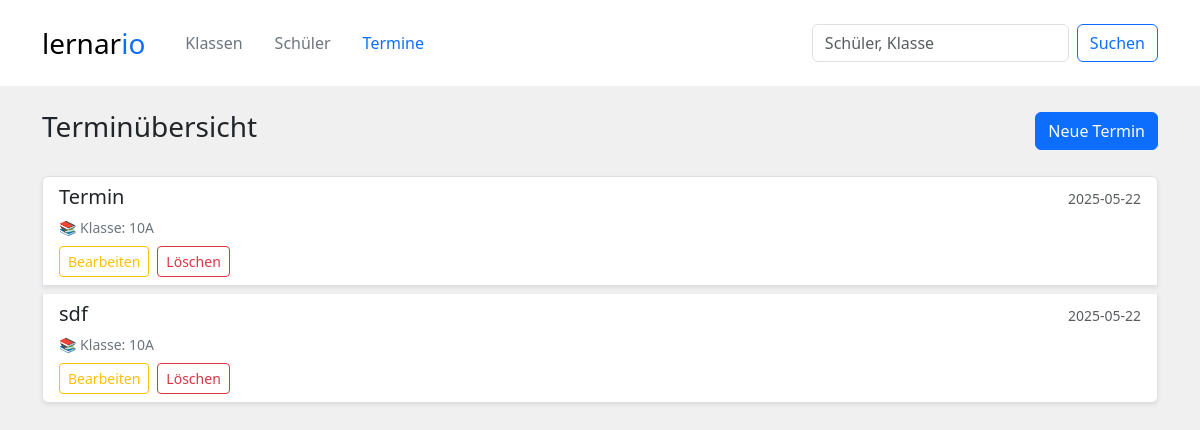
Before: /termine/ with the older database file.
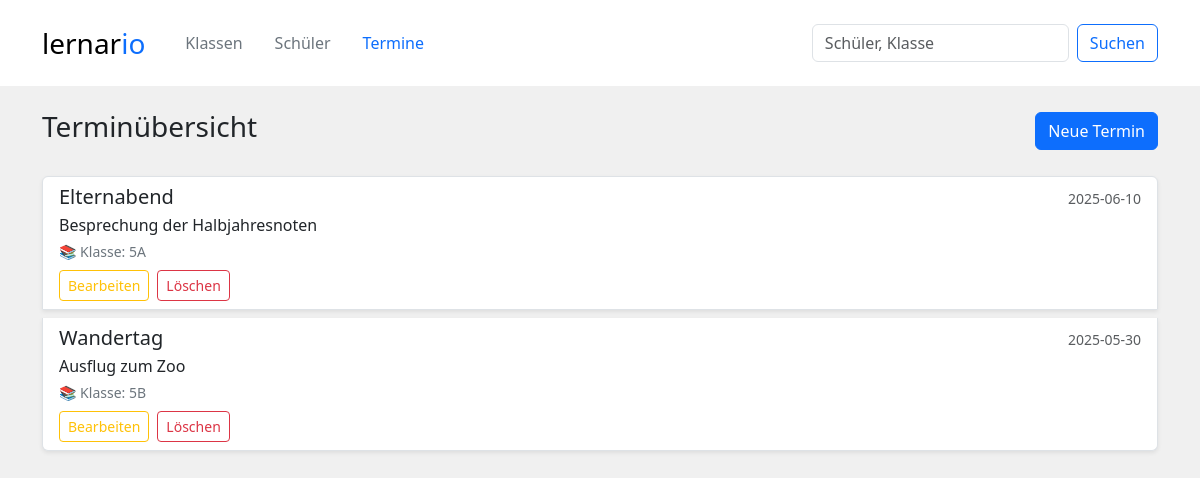
After: the same page with the newer database file.
### tables this page shows
CREATE TABLE termine (
    termin_id INTEGER PRIMARY KEY,
    termin_name TEXT NOT NULL,
    datum DATE NOT NULL,
    klasse_id INTEGER,
    beschreibung TEXT,
    FOREIGN KEY (klasse_id) REFERENCES klassen(klasse_id) ON DELETE CASCADE
);

CREATE TABLE klassen (
    klasse_id INTEGER PRIMARY KEY,
    klassenname TEXT not null
);

### controllers/termine_controller.py (the view)
@termine_bp.route('/')
def uebersicht():
    termine_liste = termine_service.gib_alle_termine()
    return render_template('termine.html', termine_liste=termine_liste, active_page="kalender")

### services/sqllite_db.py (called while the page is built)
def query_db(query, params=(), commit=False):
    with sqlite3.connect(DB_PATH) as conn:
        conn.execute("PRAGMA foreign_keys = ON")#Wichtig damit ON DELETE CASCADE funktioniert
        conn.row_factory = sqlite3.Row
        cursor = conn.cursor()
        cursor.execute(query, params)
        if commit:
            conn.commit()
        data = cursor.fetchall()
        return [dict(row) for row in data]

### services/termine_service.py (called while the page is built)
def gib_alle_termine():
    data = query_db(
        """
        select
            termine.termin_name,
            termine.datum,
            ifnull(termine.beschreibung, '') AS beschreibung,
            klassen.klassenname
            from termine JOIN klassen ON termine.klasse_id = klassen.klasse_id
    """)
    return data

### templates/termine.html (shortened to what this page needs)
{% extends "components/layout.html" %}
{% block content %}
<div class="container py-4">
    <div class="d-flex justify-content-between align-items-center mb-4">
        <h3>Terminübersicht</h3>
        <a href="{{ url_for('termine.uebersicht') }}" class="btn btn-primary">Neue Termin</a>
    </div>
    <div class="list-group">
        {% for termin in termine_liste %}
        <div class="list-group-item list-group-item-action mb-2 shadow-sm">
            <div class="d-flex w-100 justify-content-between align-items-center">
                <h5 class="mb-1">{{ termin.termin_name }}</h5>
                <small class="text-muted">{{ termin.datum }}</small>
            </div>
            <p class="mb-1">{{ termin.beschreibung }}</p>
            <small class="text-secondary">📚 Klasse: {{ termin.klassenname }}</small>
            <div class="mt-2 d-flex gap-2">
                <a href="#" class="btn btn-sm btn-outline-warning">Bearbeiten</a>
                <a href="#" class="btn btn-sm btn-outline-danger">Löschen</a>
            </div>
        </div>
        {% else %}
        <p>Keine Termine gefunden.</p>
        {% endfor %}
    </div>
</div>
{% endblock %}

Changed rows visible on the page:
no longer on this page (row edited): termine: termin_name "Termin", datum "2025-05-22", klassenname "10A"
removed termine: termin_name "sdf", datum "2025-05-22", klassenname "10A"
added termine: termin_name "Elternabend", datum "2025-06-10", beschreibung "Besprechung der Halbjahresnoten", klassenname "5A"
now on this page (row edited): termine: termin_name "Wandertag", datum "2025-05-30", beschreibung "Ausflug zum Zoo", klassenname "5B"
